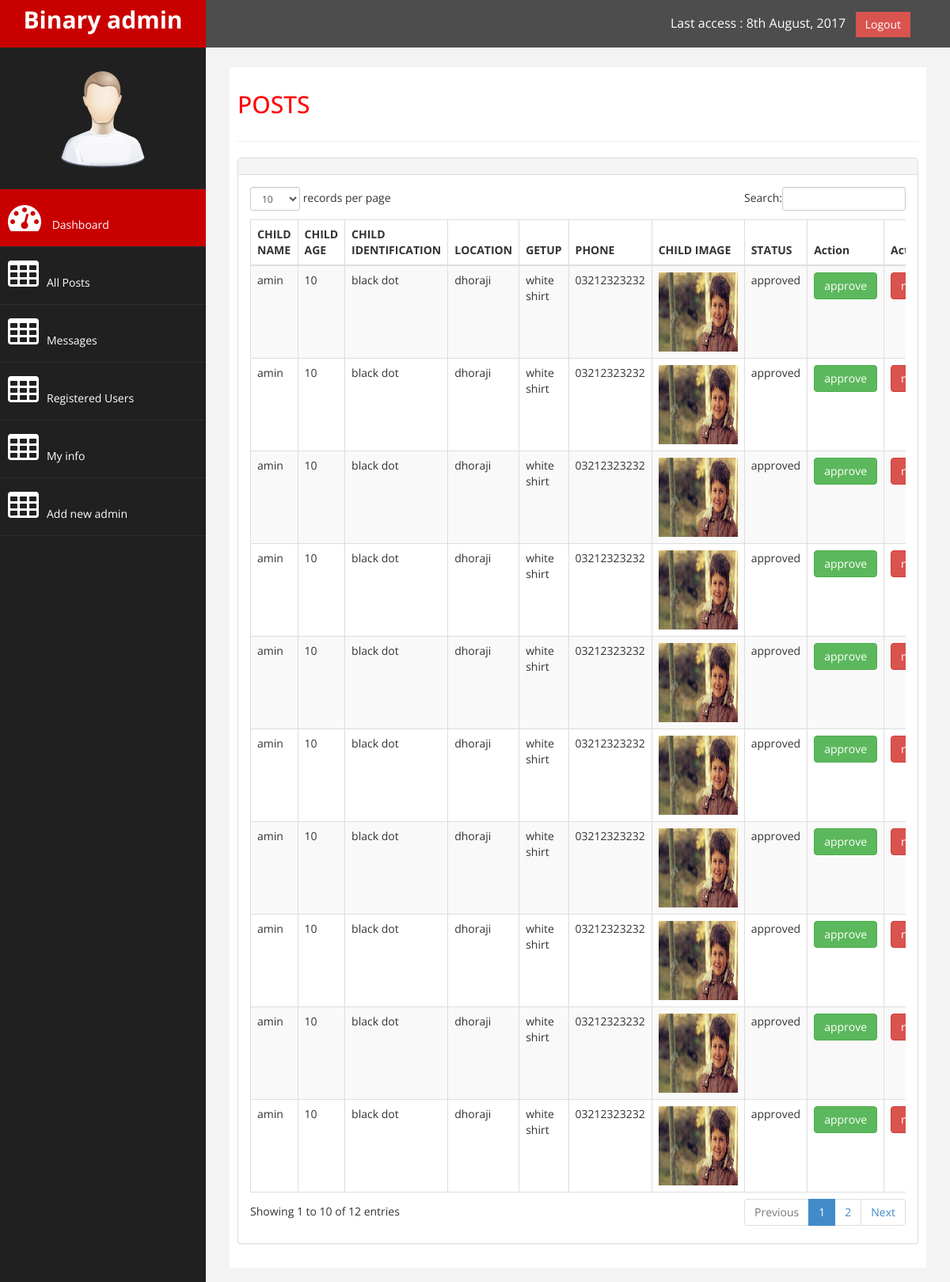
Page /admin/posts.php (signed in) on the committed database.
### tables this page shows
CREATE TABLE IF NOT EXISTS `missing_child` (
  `m_id` int(11) NOT NULL AUTO_INCREMENT,
  `m_name` varchar(100) NOT NULL,
  `m_age` int(11) NOT NULL,
  `m_identification` varchar(100) NOT NULL,
  `m_location` varchar(500) NOT NULL,
  `m_getup` varchar(500) NOT NULL,
  `m_phone` varchar(11) NOT NULL,
  `m_child_image` varchar(100) NOT NULL,
  `user_id` int(11) NOT NULL,
  `status` int(11) NOT NULL,
  `province` varchar(100) NOT NULL,
  `year` int(11) NOT NULL,
  PRIMARY KEY (`m_id`)
);

### admin/posts.php (the view, shortened to what this page needs)
<!DOCTYPE html>
<html xmlns="http://www.w3.org/1999/xhtml">
<head>
    <link href="assets/css/bootstrap.css" rel="stylesheet" />
    <link href="assets/css/font-awesome.css" rel="stylesheet" />
    <link href="assets/css/custom.css" rel="stylesheet" />
    <link href="assets/js/dataTables/dataTables.bootstrap.css" rel="stylesheet" />
</head>
<body>
    <div id="wrapper">
        <nav class="navbar navbar-default navbar-cls-top " role="navigation" style="margin-bottom: 0">
            <div class="navbar-header">
                <a class="navbar-brand" href="index.html">Binary admin</a>
            </div>
  <div style="color: white;
padding: 15px 50px 5px 50px;
float: right;
font-size: 16px;"> Last access :  8th August, 2017 &nbsp; <a href="index1.php?logout=1" class="btn btn-danger square-btn-adjust">Logout</a> </div>
        </nav>
                <nav class="navbar-default navbar-side" role="navigation">
            <div class="sidebar-collapse">
              <?php include 'header.php' ?>
            </div>
        </nav>
        <div id="page-wrapper" >
            <div id="page-inner">
                <div class="row">
                    <div class="col-md-12">
                     <h2>POSTS</h2>
                    </div>
                </div>
                 <hr />
   <div class="row">
                <div class="col-md-12">
                    <div class="panel panel-default">
                        <div class="panel-heading">
                        </div>
                        <div class="panel-body">
                            <div class="table-responsive">
                                <table class="table table-striped table-bordered table-hover" id="dataTables-example">
                                    <thead>
                                        <tr>
                                            <th>CHILD NAME</th>
                                            <th>CHILD AGE</th>
                                            <th>CHILD IDENTIFICATION</th>
                                            <th>LOCATION</th>
                                            <th>GETUP</th>
                                                 <th>PHONE</th>
                                                      <th>CHILD IMAGE</th>
                                                           <th>STATUS</th>
                                                            <th>Action</th>
                                                            <th>Action</th>
                                        </tr>
                                    </thead>
                                    <tbody>
                                    <?php
                                    include 'config.php' ;
                        $query = "select * from missing_child" ;
                        if($result = $conn->query($query))
                        {
                            while ($row = $result->fetch_assoc()) {
                         ?>
                            <tr class="odd gradeX">
                                            <td><?php echo $row['m_name']  ?></td>
                                            <td><?php echo $row['m_age'] ?></td>
                                            <td class="center"><?php echo $row['m_identification'] ?></td>
             <td class="center"><?php echo $row['m_location'] ?></td>
                          <td class="center"><?php echo $row['m_getup'] ?></td>
             <td class="center"><?php echo $row['m_phone'] ?></td>
                                            <td >
                                    <img style="height: 100px; width:100px" src="../missing_child/<?php echo $row['m_child_image'] ?>"></td>
                                                 <td class="center"><?php  if($row['status'] == '2'){echo 'pending';} else if($row['status'] == '1'){echo 'approved';} else{echo 'not approved';} ?></td>
                                  <td><a href="posts.php?c=<?php echo $row['m_id'] ?>" name="approve" class="btn btn-success" type="submit">approve</a></td>
                                  <td style="width: 10%"><a href="posts.php?d=<?php echo $row['m_id'] ?>" name="n_approve" class="btn btn-danger" type="submit">not approve</a></td>
                                        </tr>
                         <?php
                            }
                        }
                        ?>
                                    </tbody>
                                </table>
                            </div>
                        </div>
                    </div>
        </div>
    </div>
            </div>
</body>
</html>

### admin/assets/css/custom.css (style rules this page uses)
body { font-family: 'Open Sans', sans-serif; }
#wrapper { width: 100%; background:#202020; }
#page-wrapper { padding: 15px 15px; min-height: 600px; background:#F3F3F3; }
#page-inner { width:100%; margin:10px 20px 10px 0px; background-color:#fff!important; padding:10px; min-height:1200px; }
h2 { color: #f00; }
.square-btn-adjust { border: 0px solid transparent; -webkit-border-radius: 0px; -moz-border-radius: 0px; border-radius: 0px; }
.navbar-cls-top .navbar-brand { color: #fff; background: #C90000; width: 260px; text-align: center; height: 60px; font-size: 30px; font-weight: 700; }
.sidebar-collapse , .sidebar-collapse .nav { background:none; }
.navbar-side { border:none; background-color: #202020; }
.navbar-cls-top { background:#4D4D4D; border-bottom:none; }
.navbar-default { border:0px solid black; }
.navbar-header { background: #A70303; }
@media (min-width:768px) { #page-wrapper { margin: 0 0 0 260px; padding: 15px 30px; min-height: 1200px; } }
@media (min-width:768px) { .navbar-side { z-index: 1; position: absolute; width: 260px; } }
@media (min-width:768px) { .navbar { border-radius: 0px; } }

### rows in the picture
missing_child: m_name "amin", m_age "10", m_identification "black dot", m_location "dhoraji", m_getup "white shirt", m_phone "03212323232", m_child_image (picture), status "approved"
missing_child: m_name "amin", m_age "10", m_identification "black dot", m_location "dhoraji", m_getup "white shirt", m_phone "03212323232", m_child_image (picture), status "approved"
missing_child: m_name "amin", m_age "10", m_identification "black dot", m_location "dhoraji", m_getup "white shirt", m_phone "03212323232", m_child_image (picture), status "approved"
missing_child: m_name "amin", m_age "10", m_identification "black dot", m_location "dhoraji", m_getup "white shirt", m_phone "03212323232", m_child_image (picture), status "approved"
missing_child: m_name "amin", m_age "10", m_identification "black dot", m_location "dhoraji", m_getup "white shirt", m_phone "03212323232", m_child_image (picture), status "approved"
missing_child: m_name "amin", m_age "10", m_identification "black dot", m_location "dhoraji", m_getup "white shirt", m_phone "03212323232", m_child_image (picture), status "approved"
missing_child: m_name "amin", m_age "10", m_identification "black dot", m_location "dhoraji", m_getup "white shirt", m_phone "03212323232", m_child_image (picture), status "approved"
missing_child: m_name "amin", m_age "10", m_identification "black dot", m_location "dhoraji", m_getup "white shirt", m_phone "03212323232", m_child_image (picture), status "approved"
missing_child: m_name "amin", m_age "10", m_identification "black dot", m_location "dhoraji", m_getup "white shirt", m_phone "03212323232", m_child_image (picture), status "approved"
missing_child: m_name "amin", m_age "10", m_identification "black dot", m_location "dhoraji", m_getup "white shirt", m_phone "03212323232", m_child_image (picture), status "approved"
